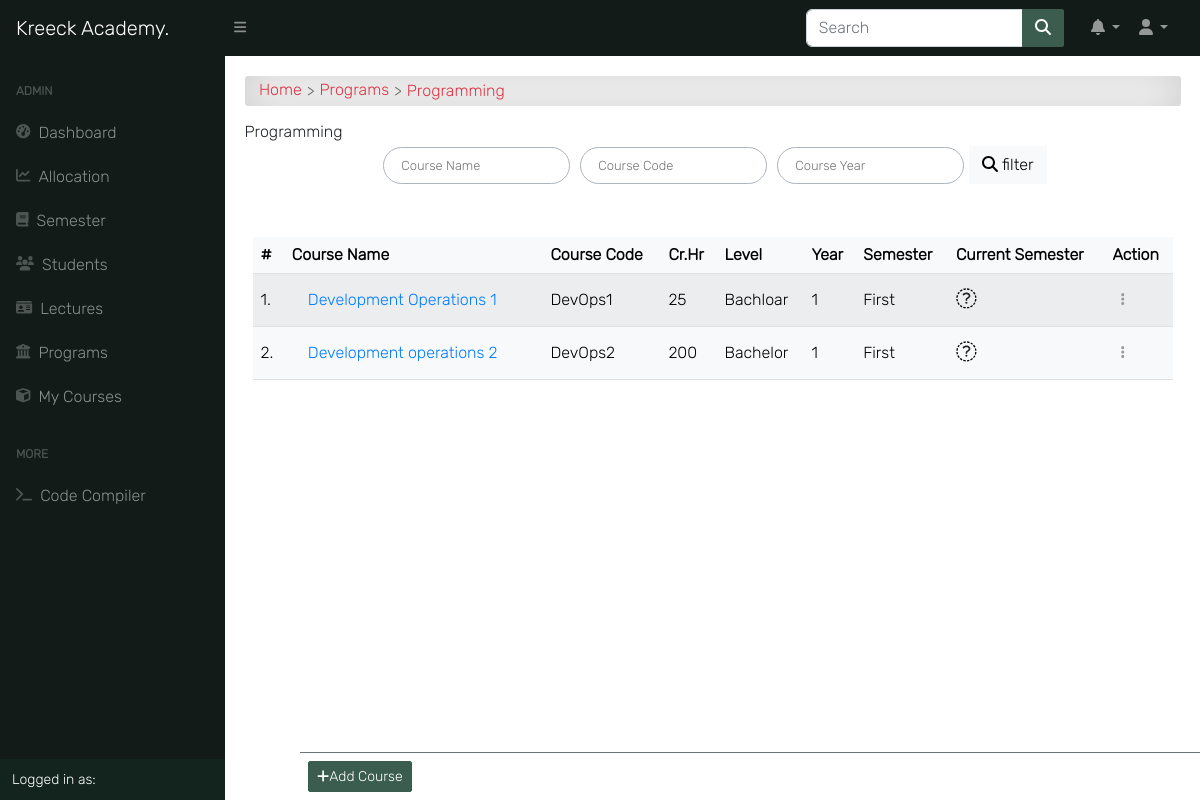
The app's page /programs/1/detail/ (signed in), older data.
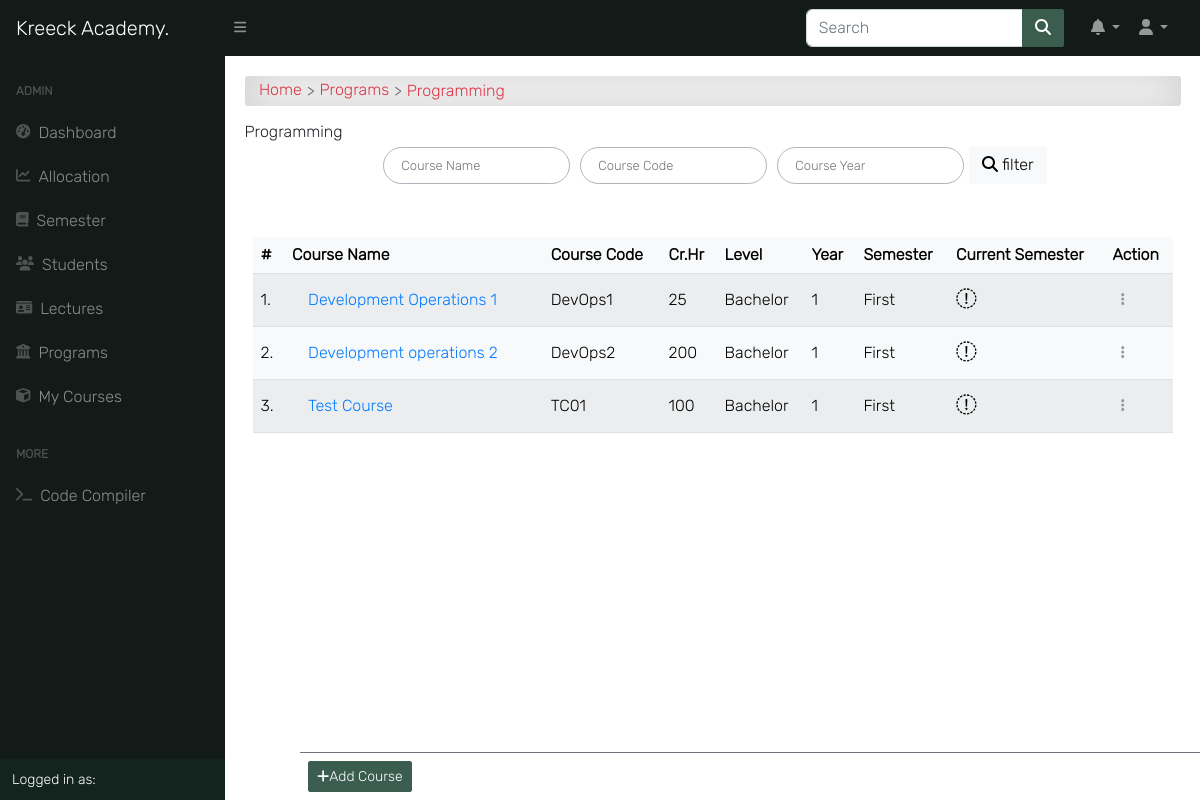
The same page, newer data.
### course/models.py (models this page shows, shortened)
class Program(models.Model):
    title = models.CharField(max_length=150, unique=True)
    summary = models.TextField(null=True, blank=True)
    objects = ProgramManager()

class Course(models.Model):
    slug = models.SlugField(blank=True, unique=True)
    title = models.CharField(max_length=200, null=True)
    code = models.CharField(max_length=200, unique=True, null=True)
    credit = models.IntegerField(null=True, default=0)
    summary = models.TextField(max_length=200, blank=True, null=True)
    program = models.ForeignKey(Program, on_delete=models.CASCADE)
    level = models.CharField(max_length=25, choices=LEVEL, null=True)
    year = models.IntegerField(choices=YEARS, default=0)
    semester = models.CharField(choices=SEMESTER, max_length=200)
    is_elective = models.BooleanField(default=False, blank=True, null=True)
    price = models.DecimalField(max_digits=10, decimal_places=2, default=0.00)
    objects = CourseManager()
    def get_absolute_url(self):
        return reverse('course_detail', kwargs={'slug': self.slug})
    @property
    def is_current_semester(self):
        from app.models import Semester
        current_semester = Semester.objects.get(is_current_semester=True)
        return self.semester == current_semester.semester

### course/views.py (the view)
# urls.py: path('<int:pk>/detail/', program_detail, name='program_detail'),
@login_required
def program_detail(request, pk):
    program = Program.objects.get(pk=pk)
    courses = Course.objects.filter(program_id=pk).order_by('-year')
    credits = Course.objects.aggregate(Sum('credit'))
    paginator = Paginator(courses, 10)
    page = request.GET.get('page')
    courses = paginator.get_page(page)
    return render(request, 'course/program_single.html', {
        'title': program.title,
        'program': program, 'courses': courses, 'credits': credits
    }, )

### templates/course/program_single.html (shortened to what this page needs)
{% extends 'base.html' %}
{% load static %}
{% block content %}
<div id="input-nav"><a href="{% url 'home' %}" class="primary1">Home</a>
    <a href="{% url 'programs' %}" class="primary1">Programs</a> {{ program.title }}
</div>
{% if request.user.is_superuser %}
<div class="manage-wrap">
    <a class="btn btn-sm btn-primary" href="{% url 'course_add' pk=program.pk %}"><i class="fas fa-plus"></i>Add
        Course</a>
</div>
{% endif %}
{% if program %}
<div class="title">{{ program.title }}</div>
{% endif %}
<div class="content-center">
    <form class="search-form" action="." method="GET">
        <input class="au-input" type="text" name="name" placeholder="Course Name" value="{{ request.GET.name }}" />
        <input class="au-input" type="text" name="code" placeholder="Course Code" value="{{ request.GET.code }}" />
        <input class="au-input" type="number" name="year" placeholder="Course Year" value="{{ request.GET.year }}" />
        <button class="btn btn-light" type="submit">
            <i class="fas fa-search"></i> filter
        </button>
    </form>
</div>
<div class="table-responsive p-0 px-2 mt-5">
    <div class="table-shadow">
        <table class="table table-light table-striped">
            <thead>
                <tr>
                    <th>#</th>
                    <th> Course Name </th>
                    <th> Course Code </th>
                    <th> Cr.Hr </th>
                    <th> Level </th>
                    <th> Year </th>
                    <th> Semester </th>
                    <th> Current Semester </th>
                    {% if request.user.is_superuser %}
                    <th>Action</th>
                    {% endif %}
                </tr>
            </thead>
            <tbody>
                {% for course in courses %}
                <tr>
                    <td>{{ forloop.counter }}.</td>
                    <td><a href="{{ course.get_absolute_url }}">
                            {{ course.title }}</a></td>
                    <td>{{ course.code }}</td>
                    <td>{{ course.credit }}</td>
                    <td>{{ course.level }}</td>
                    <td>{{ course.year }}</td>
                    <td>{{ course.semester }}</td>
                    <th>
                        {% if course.is_current_semester == False %}
                        <i class="fas fa-times-circle fa-1-5x danger"></i>
                        {% elif course.is_current_semester == True %}
                        <i class="fas fa-check-circle fa-1-5x"></i>
                        {% endif %}
                    </th>
                    {% if request.user.is_superuser %}
                    <td>
                        <div class="dropdown">
                            <button class="btn btn-sm" id="dropdownMenuButton" data-toggle="dropdown"
                                aria-haspopup="true" aria-expanded="false">
                                <i class="fas fa-ellipsis-v"></i>
                            </button>
                        </div>
                    </td>
                    {% endif %}
                </tr>
                {% endfor %}
            </tbody>
        </table>
    </div>
</div>
{% endblock content %}

### templates/base.html (shortened to what this page needs)
{% load static %}
<!DOCTYPE html>
<html lang="en">
  <head>
    <link
      href="https://cdn.jsdelivr.net/npm/simple-datatables@7.1.2/dist/style.min.css"
      rel="stylesheet"
    />
    <link href="{% static 'css/new-styles.css' %}" rel="stylesheet" />
    <link
      rel="stylesheet"
      type="text/css"
      href="{% static 'css/bootstrap.min.css' %}"
    />
    <link rel="stylesheet" type="text/css" href="{% static 'css/all.css' %}" />
    <link
      rel="stylesheet"
      type="text/css"
      href="{% static 'css/style.css' %}"
    />
  </head>
  <body>
    <nav class="sb-topnav navbar navbar-expand navbar-dark bg-dark">
      <a
        class="navbar-brand ps-3"
        style="font-family: 'Inter', sans-serif"
        href="{% url 'landing_page' %}"
        >Kreeck Academy<span>.</span></a
      >
      <a
        class="btn btn-link btn-sm order-1 order-lg-0 me-4 me-lg-0"
        id="sidebarToggle"
        href=""
      >
        <i class="fas fa-bars"></i>
      </a>
      <form
        class="d-none d-md-inline-block form-inline ms-auto me-0 me-md-3 my-2 my-md-0"
        action="{% url 'query' %}"
        method="GET"
      >
        <div class="input-group">
          <input
            id="primary-search"
            class="form-control"
            type="text"
            placeholder="Search"
            aria-label="Search for..."
            name="q"
            value="{{ request.GET.q }}"
            aria-describedby="btnNavbarSearch"
          />
          <button class="btn btn-primary" type="submit">
            <i class="fas fa-search"></i>
          </button>
        </div>
      </form>
      <ul class="navbar-nav ms-auto ms-md-0 me-3 me-lg-4">
        <li class="nav-item dropdown">
          <a
            class="nav-link dropdown-toggle"
            id="navbarDropdown"
            href="#"
            role="button"
            data-bs-toggle="dropdown"
            aria-expanded="false"
            ><i class="fas fa-bell fa-fw"></i
          ></a>
        </li>
        <li class="nav-item dropdown">
          <a
            class="nav-link dropdown-toggle"
            id="navbarDropdown"
            href="#"
            role="button"
            data-bs-toggle="dropdown"
            aria-expanded="false"
            ><i class="fas fa-user fa-fw"></i
          ></a>
        </li>
      </ul>
    </nav>
    <div id="layoutSidenav">
      <div id="layoutSidenav_nav">
        <nav class="sb-sidenav accordion sb-sidenav-dark" id="sidenavAccordion">
          <div class="sb-sidenav-menu">
            <div class="nav">
               {% if request.user.is_superuser %}
              <div class="sb-sidenav-menu-heading">Admin</div>
              <a class="nav-link" href="{% url 'home' %}">
                <div class="sb-nav-link-icon">
                  <i class="fas fa-tachometer-alt"></i>
                </div>
                Dashboard
              </a>
              <a class="nav-link" href="{% url 'course_allocation_view' %}">
                <div class="sb-nav-link-icon">
                  <i class="fas fa-line-chart"></i>
                </div>
                Allocation
              </a>
              <a class="nav-link" href="{% url 'semester_list'%} ">
                <div class="sb-nav-link-icon">
                  <i class="fas fa-book"></i>
                </div>
                Semester
              </a>
              <a class="nav-link" href="{% url 'student_list'%}">
                <div class="sb-nav-link-icon">
                  <i class="fas fa-users"></i>
                </div>
                Students
              </a>
              <a class="nav-link" href="{% url 'lecturer_list'%}">
                <div class="sb-nav-link-icon">
                  <i class="fas fa-id-card"></i>
                </div>
                Lectures
              </a>
              {% endif %}
              <a class="nav-link" href="{% url 'programs'%}">
                <div class="sb-nav-link-icon">
                  <i class="fas fa-institution"></i>
                </div>
                Programs
              </a>
              <a class="nav-link" href="{% url 'user_course_list' %}">
                <div class="sb-nav-link-icon">
                  <i class="fas fa-cube"></i>
                </div>
                My Courses
              </a>
               {% if request.user.is_superuser %}
              <div class="sb-sidenav-menu-heading">More</div>
              <a class="nav-link" href="{% url 'compiler' %}">
                <div class="sb-nav-link-icon">
                  <i class="fas fa-terminal"></i>
                </div>
                Code Compiler
              </a>
              {% endif %}
            </div>
          </div>
          <div class="sb-sidenav-footer">
            <div class="small">Logged in as:</div>
          </div>
        </nav>
      </div>
      <div id="layoutSidenav_content">
        <main class="main-content-box">
          {% block content %} {% endblock content %}
        </main>
      </div>
    </div>
  </body>
</html>

### static/css/all.css (style rules this page uses)
.fa-fw { text-align: center; width: 1.25em; }
.fa-bars:before { content: "\f0c9"; color: white; }
.fa-bell:before { content: "\f0f3"; }
.fa-book:before { content: "\f02d"; }
.fa-chart-line:before { content: "\f201"; }
.fa-cube:before { content: "\f1b2"; }
.fa-id-card:before { content: "\f2c2"; }
.fa-plus:before { content: "\f067"; }
.fa-terminal:before { content: "\f120"; }
.fa-user:before { content: "\f007"; }
.fa-users:before { content: "\f0c0"; }

### static/css/style.css (style rules this page uses)
*, body { font-family: "Inter", sans-serif; }
body { background-color: #ffffff; }
.btn { border-radius: 2px; }
.fa-1-5x { font-size: 1.3em; }
.table td, .table th { vertical-align: middle; }
.table tbody > tr > td > a { display: -webkit-box; display: -ms-flexbox; display: flex; color: #007bff; padding: 0.5rem 1rem; -webkit-transition: 0.2s; transition: 0.2s; }
.table .dropdown #dropdownMenuButton { color: #999; }
.content-center { display: -webkit-box; display: -ms-flexbox; display: flex; -webkit-box-pack: center; -ms-flex-pack: center; justify-content: center; -ms-flex-wrap: wrap; flex-wrap: wrap; max-width: 1500px; }
.search-form { display: -webkit-box; display: -ms-flexbox; display: flex; -ms-flex-wrap: wrap; flex-wrap: wrap; -webkit-box-align: center; -ms-flex-align: center; align-items: center; }
.search-form input { margin: 5px; }
li { list-style: none; }
.manage-wrap { position: fixed; bottom: 0; right: 0; left: 300px; padding: 0.5rem; z-index: 10; background-color: rgba(255, 255, 255, 0.8); border-top: 1px solid #6c757d; -webkit-transition: 0.3s; transition: 0.3s; }
.au-input { display: -webkit-box; display: -ms-flexbox; display: flex; width: auto; line-height: 35px; border: 1.8px solid #adb5bd; font-family: inherit; font-size: 13px; color: #adb5bd; background: transparent; padding: 0 17px; border-radius: 100px; -webkit-transition: all 0.2s ease; transition: all 0.2s ease; }
.dropdown { display: -webkit-box; display: -ms-flexbox; display: flex; -webkit-box-align: center; -ms-flex-align: center; align-items: center; position: relative; }
#input-nav { display: -webkit-box; display: -ms-flexbox; display: flex; -ms-flex-wrap: wrap; flex-wrap: wrap; -webkit-box-align: center; -ms-flex-align: center; align-items: center; padding: 0.3rem 0.9rem; margin-bottom: 1rem; color: #dc3545; border-radius: 3px; background-color: #fff !important; -webkit-box-shadow: inset 0 0 2.5rem rgba(0, 0, 0, 0.2); box-shadow: inset 0 0 2.5rem rgba(0, 0, 0, 0.2); }
#input-nav a { color: #dc3545; }
#input-nav a::after { content: ">"; color: #666; margin: 0 5px; vertical-align: middle; }
a { color: #666; text-decoration: none; }

### templates/base.html (style rules this page uses)
.main-content-box { padding: 2%; }

Row changes from the older to the newer data that the page shows:
changed Course "Development Operations 1": level "Bachloar" → "Bachelor"
added Course: title "Test Course", code "TC01", credit "100", level "Bachelor", year "1", semester "First"
